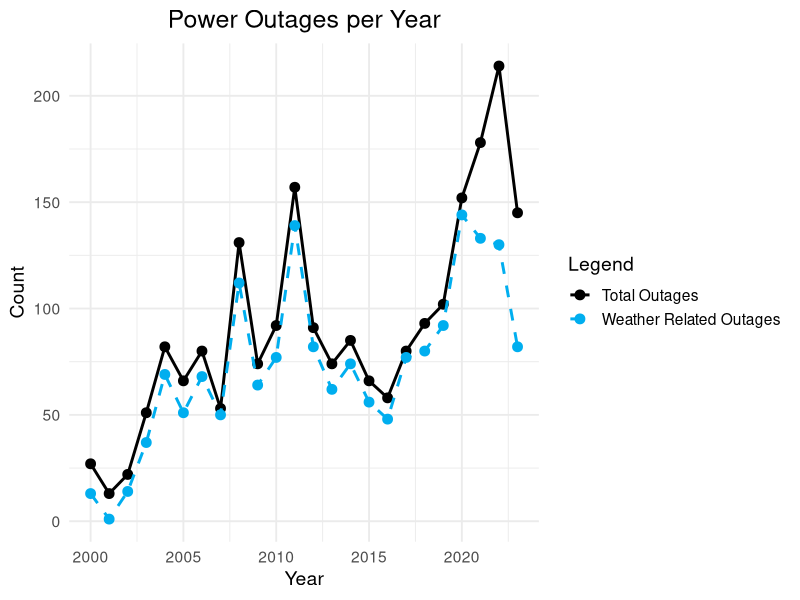
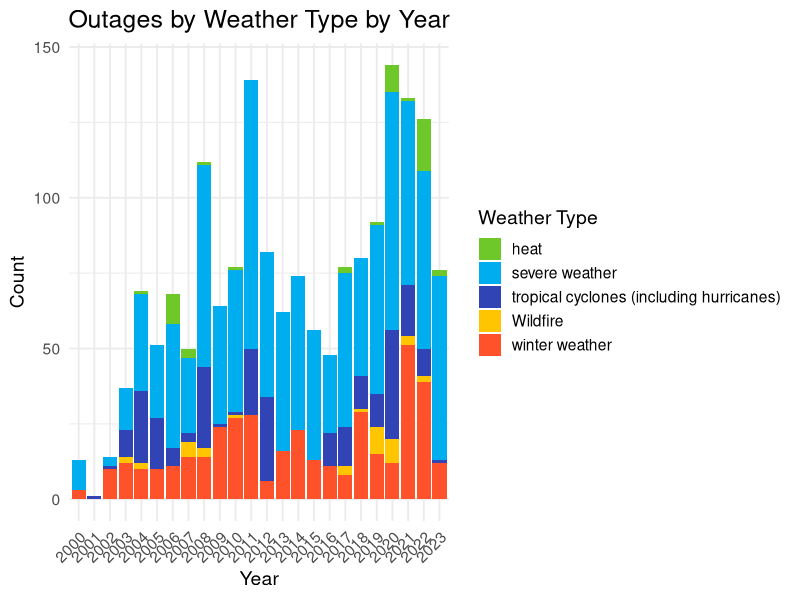

Generate these figures, in order, with R:
## ---- chunk 1

df <- read.csv("output.csv")

# Assuming 'df' is your data frame
df$year <- as.numeric(df$year)  # Ensure 'year' is numeric
df <- df |> dplyr::filter(!is.na(year))

# Step 1: Count total outages by year
year_counts_df <- df |>
  dplyr::count(year) |>
  dplyr::arrange(year)

# Step 2: Count "yes" entries in the "weather-related?" column for each year
weather_related_counts_df <- df |>
  dplyr::filter(`weather.related.` == 'yes') |>
  dplyr::count(year) |>
  dplyr::arrange(year) |>
  dplyr::rename(weather_related_yes = n)

# Merge the dataframes for plotting
merged_df <- dplyr::left_join(year_counts_df, weather_related_counts_df, by = "year")
merged_df[is.na(merged_df$weather_related_yes), "weather_related_yes"] <- 0  # Fill NAs with 0

# Plotting
ggplot2::ggplot(merged_df, ggplot2::aes(x = year)) +
  ggplot2::geom_line(ggplot2::aes(y = n, color = "Total Outages"), size = 1) +  # Plot the total counts
  ggplot2::geom_point(ggplot2::aes(y = n, color = "Total Outages"), size = 3) +
  ggplot2::geom_line(ggplot2::aes(y = weather_related_yes, color = "Weather Related Outages"), size = 1, linetype = "dashed") +  # Plot the "weather_related? yes" counts
  ggplot2::geom_point(ggplot2::aes(y = weather_related_yes, color = "Weather Related Outages"), size = 3) +
  ggplot2::scale_color_manual(values = c("Total Outages" = "black", "Weather Related Outages" = "#00AEEF")) +
  ggplot2::labs(
    title = "Power Outages per Year",
    x = "Year",
    y = "Count",
    color = "Legend"
  ) +
  ggplot2::theme_minimal(base_size = 14) +
  ggplot2::theme(
    plot.title = ggplot2::element_text(size = 18, hjust = 0.5),
    axis.title = ggplot2::element_text(size = 14),
    legend.position = "right"
  )

## ---- chunk 2

# Use dplyr::, tidyr::, and ggplot2:: for explicit function calls
df <- read.csv("output.csv")

df <- df |>
  dplyr::filter(weather_type != "" & !is.na(weather_type))

# Create the pivot table
pivot_df <- df |>
  dplyr::count(year, weather_type) |>
  tidyr::pivot_wider(names_from = weather_type, values_from = n, values_fill = 0)

# Define custom colors
custom_colors <- c('#6EC829', '#00AEEF', '#3044B5', '#FFC600', '#FF522B')

# Convert to long format for plotting
plot_data <- pivot_df |>
  tidyr::pivot_longer(-year, names_to = "weather_type", values_to = "count")

# Plot
ggplot2::ggplot(plot_data, ggplot2::aes(x = factor(year), y = count, fill = weather_type)) +
  ggplot2::geom_bar(stat = "identity", position = "stack") +
  ggplot2::scale_fill_manual(values = custom_colors, name = "Weather Type") +
  ggplot2::labs(
    title = "Outages by Weather Type by Year",
    x = "Year",
    y = "Count"
  ) +
  ggplot2::theme_minimal(base_size = 14) +
  ggplot2::theme(
    plot.title = ggplot2::element_text(size = 18, hjust = 0.5),
    legend.position = "right",
    axis.title.x = ggplot2::element_text(size = 14),
    axis.title.y = ggplot2::element_text(size = 14),
    axis.text.x = ggplot2::element_text(angle = 45, hjust = 1)  # Tilting x-axis labels
  )


